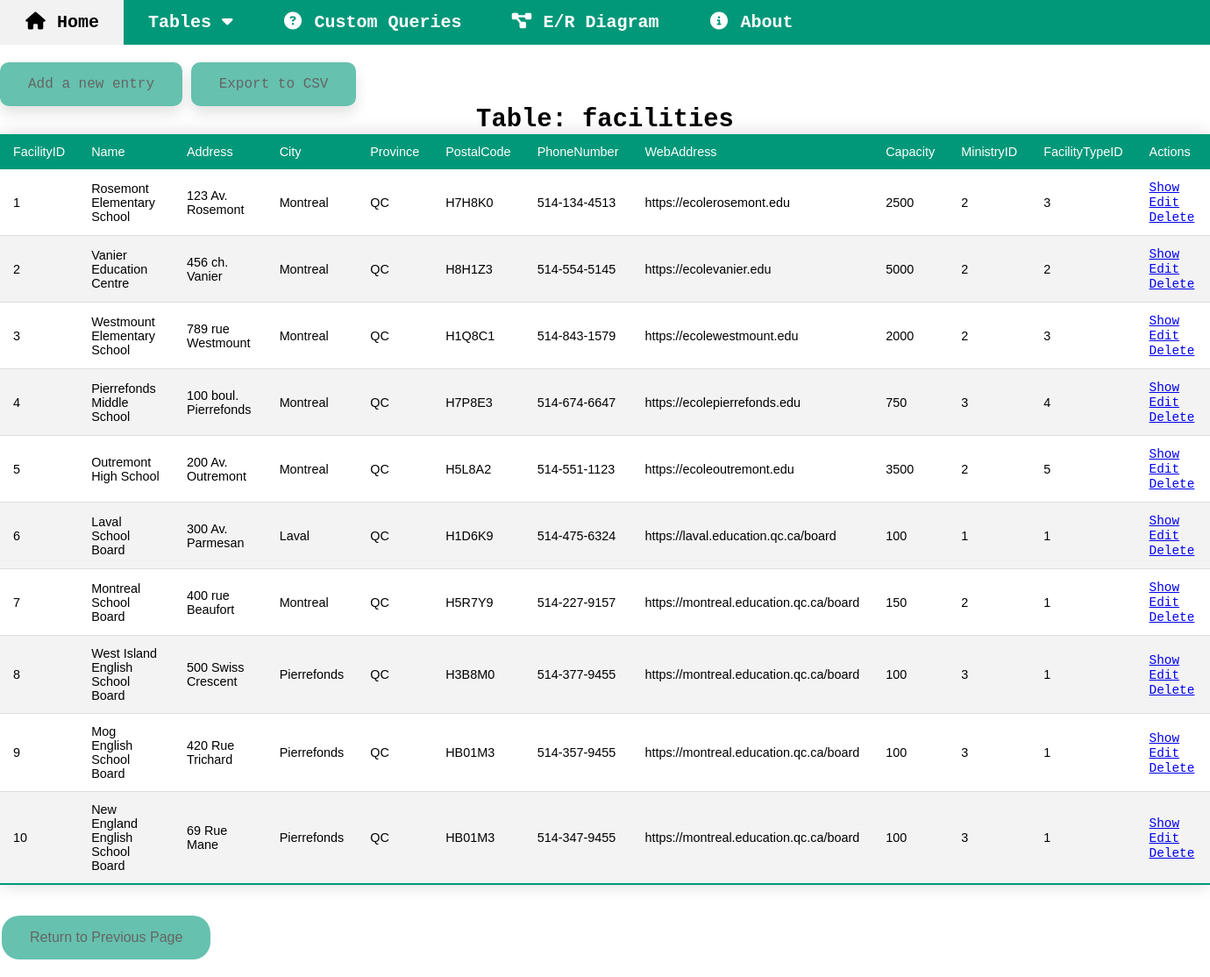
Screenshot of /covid/showall.php?table=facilities with the database file from the repository.
### tables this page shows
CREATE TABLE Facilities (
    FacilityID INT NOT NULL AUTO_INCREMENT PRIMARY KEY,
    Name VARCHAR(255),
    Address VARCHAR(255),
    City VARCHAR(255),
    Province VARCHAR(255),
    PostalCode VARCHAR(10),
    PhoneNumber VARCHAR(15),
    WebAddress VARCHAR(255),
    Capacity INT,
    MinistryID INT,
    FacilityTypeID INT,
    FOREIGN KEY (MinistryID) REFERENCES Ministries(MinistryID),
    FOREIGN KEY (FacilityTypeID) REFERENCES FacilityTypes(TypeID)
);

### functions.php (called while the page is built, shortened)
<?php require_once 'database.php';
function getColumnNames ($table) {
  $sql = "SHOW COLUMNS FROM ".$table."";
  global $conn;
  try {
    $statement = $conn->prepare($sql);
    $statement->execute();
    $output = $statement->fetchAll(PDO::FETCH_COLUMN);
    return $output;
  } catch (PDOException $e) {
    trigger_error("Error: Failed to get column names from $table");
  }
}
?>

### covid/showall.php (the view, shortened to what this page needs)
<?php require_once '../database.php';
require_once '../functions.php';
if(isset($_GET["table"]))  {
  $tableName = $_GET["table"];
} else {
  $tableName = "";
}
$columnNames = getColumnNames($tableName);
$query = "SELECT * FROM ".$tableName."";
$statement = $conn->prepare($query);
$statement->execute();
?>
<!DOCTYPE html>
<html lang="en">
<head>
  <link rel="stylesheet" href="../styles.css">
</head>
<body>
  <?php include_once ('../navbar.php'); ?>
  <br/><br/>
    <a class="topBtn" href="./create.php?table=<?=$tableName?>">Add a new entry</a>
    <a class="topBtn" onclick="exportTableToCSV('Results.csv')">Export to CSV</a>
  <table class="styled-table" id="resultsTable">
    <caption><h1>Table: <?= $tableName ?></h1></caption>
    <thead>
      <tr>
        <?php foreach ($columnNames as $row) { ?>
          <td><?= $row?></td>
        <?php } ?>
          <td>Actions</td>
      </tr>
    </thead>
    <tbody>
    <?php while ($row = $statement->fetch(PDO::FETCH_ASSOC, PDO::FETCH_ORI_NEXT)) { ?>
      <tr>
        <?php foreach ($row as $data) { ?>
          <td><?= $data; ?></td>
        <?php } ?>
        <td>
          <a href="./show.php?ID=<?=reset($row)?>&table=<?=$tableName?>">Show</a>
          <a href="./edit.php?ID=<?=reset($row)?>&table=<?=$tableName?>">Edit</a>
          <a href="./delete.php?ID=<?=reset($row)?>&table=<?=$tableName?>">Delete</a>
        </td>
      </tr>
      <?php } ?>
    </tbody>
  </table>
  <button class="smallBtn" onclick="history.back()">Return to Previous Page</button>
</body>
</html>

### navbar.php (shortened to what this page needs)
<div class="navbar">
  <a class="active" href="index.php"><i class="fa fa-fw fa-home"></i>&nbsp;Home</a>
  <div class="dropdown">
    <button class="dropbtn">Tables
      <i class="fa fa-caret-down"></i>
    </button>
  </div>
  <a href="custom.php"><i class="fa fa-fw fa-circle-question"></i>&nbsp;Custom Queries</a>
  <a href="diagram.php"><i class="fa fa-fw fa-diagram-project"></i>&nbsp;E/R Diagram</a>
  <a href="about.php"><i class="fa fa-fw fa-circle-info"></i>&nbsp;About</a>
</div>

### styles.css (style rules this page uses)
body, a, h1, h2, h3, h4, h5 { font-family: 'Courier New', Courier, monospace; margin: 0; }
.smallBtn { background-color: #01987a; border: none; border-radius: 20px; text-decoration: none; color: black; padding: 16px 32px; text-align: center; font-size: 16px; margin: 20px 2px; opacity: 0.6; transition: 0.3s; width: auto; }
.topBtn { background-color: #01987a; position: relative; border: none; border-radius: 10px; box-shadow: 0px 8px 16px 0px rgba(0,0,0,0.2); text-decoration: none; color: black; padding: 16px 32px; text-align: center; font-size: 16px; opacity: 0.6; transition: 0.3s; width: auto; }
.navbar { overflow: hidden; background-color: #01987a; }
.navbar a { float: left; font-size: 20px; font-weight: bold; color: white; text-align: center; padding: 14px 28px; text-decoration: none; }
.dropdown { float: left; overflow: hidden; }
.dropdown .dropbtn { font-size: 20px; font-weight: bold; border: none; outline: none; color: white; padding: 14px 28px; background-color: inherit; font-family: inherit; margin: 0; }
.styled-table { border-collapse: collapse; margin: 15px 0; font-size: 0.9em; font-family: sans-serif; min-width: 400px; box-shadow: 0 0 20px rgba(0, 0, 0, 0.15); }
.styled-table thead tr { background-color: #009879; color: #ffffff; text-align: left; }
.styled-table th, .styled-table td { padding: 12px 15px; }
.styled-table tbody tr { border-bottom: 1px solid #dddddd; }
.styled-table tbody tr:nth-of-type(even) { background-color: #f3f3f3; }
.styled-table tbody tr:last-of-type { border-bottom: 2px solid #009879; }

### rows the page displays
facilities: FacilityID "1", Name "Rosemont Elementary School", Address "123 Av. Rosemont", City "Montreal", Province "QC", PostalCode "H7H8K0", PhoneNumber "514-134-4513", WebAddress "https://ecolerosemont.edu", Capacity "2500", MinistryID "2", FacilityTypeID "3"
facilities: data "2", Name "Vanier Education Centre", Address "456 ch. Vanier", City "Montreal", Province "QC", PostalCode "H8H1Z3", PhoneNumber "514-554-5145", WebAddress "https://ecolevanier.edu", Capacity "5000"
facilities: data "3", Name "Westmount Elementary School", Address "789 rue Westmount", City "Montreal", Province "QC", PostalCode "H1Q8C1", PhoneNumber "514-843-1579", WebAddress "https://ecolewestmount.edu", Capacity "2000", MinistryID "2"
facilities: data "4", Name "Pierrefonds Middle School", Address "100 boul. Pierrefonds", City "Montreal", Province "QC", PostalCode "H7P8E3", PhoneNumber "514-674-6647", WebAddress "https://ecolepierrefonds.edu", Capacity "750", MinistryID "3"
facilities: data "5", Name "Outremont High School", Address "200 Av. Outremont", City "Montreal", Province "QC", PostalCode "H5L8A2", PhoneNumber "514-551-1123", WebAddress "https://ecoleoutremont.edu", Capacity "3500", MinistryID "2"
facilities: FacilityID "6", Name "Laval School Board", Address "300 Av. Parmesan", City "Laval", Province "QC", PostalCode "H1D6K9", PhoneNumber "514-475-6324", WebAddress "https://laval.education.qc.ca/board", Capacity "100", data "1"
facilities: FacilityID "7", Name "Montreal School Board", Address "400 rue Beaufort", City "Montreal", Province "QC", PostalCode "H5R7Y9", PhoneNumber "514-227-9157", WebAddress "https://montreal.education.qc.ca/board", Capacity "150", MinistryID "2", FacilityTypeID "1"
facilities: FacilityID "8", Name "West Island English School Board", Address "500 Swiss Crescent", City "Pierrefonds", Province "QC", PostalCode "H3B8M0", PhoneNumber "514-377-9455", WebAddress "https://montreal.education.qc.ca/board", Capacity "100", MinistryID "3", FacilityTypeID "1"
facilities: FacilityID "9", Name "Mog English School Board", Address "420 Rue Trichard", City "Pierrefonds", Province "QC", PostalCode "HB01M3", PhoneNumber "514-357-9455", WebAddress "https://montreal.education.qc.ca/board", Capacity "100", MinistryID "3", FacilityTypeID "1"
facilities: FacilityID "10", Name "New England English School Board", Address "69 Rue Mane", City "Pierrefonds", Province "QC", PostalCode "HB01M3", PhoneNumber "514-347-9455", WebAddress "https://montreal.education.qc.ca/board", Capacity "100", MinistryID "3", FacilityTypeID "1"

### other values shown
$tableName "facilities"
$row "FacilityID"
$row "Name"
$row "Address"
$row "City"
$row "Province"
$row "PostalCode"
$row "PhoneNumber"
$row "WebAddress"
$row "Capacity"
$row "MinistryID"
$row "FacilityTypeID"
